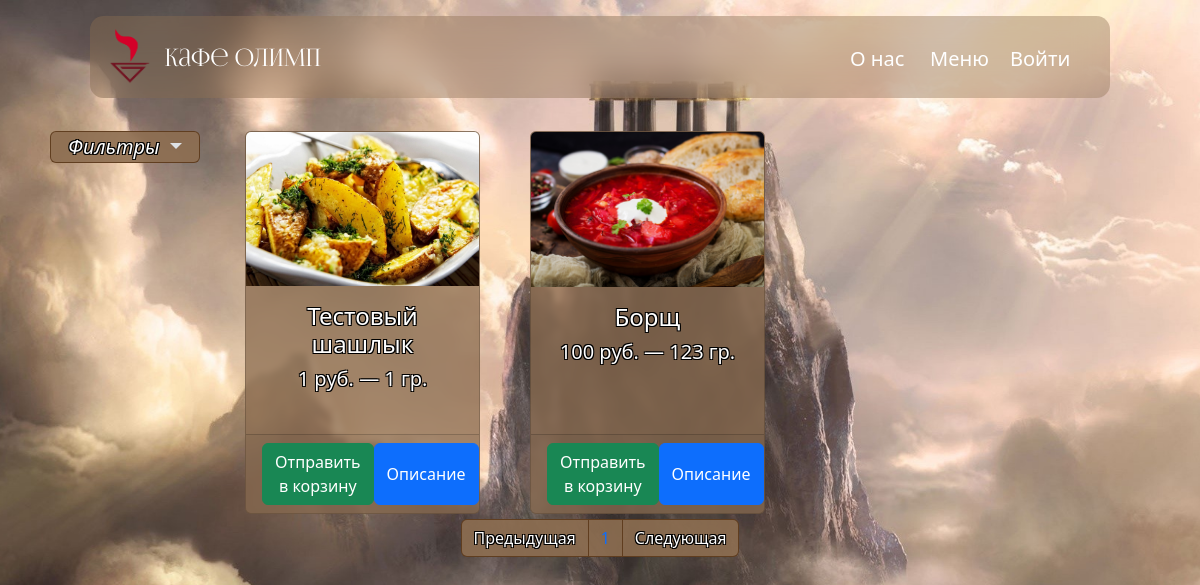
Screenshot of /products/ with the database file from the repository.
### products/models.py (models this page shows, shortened)
class Product(models.Model):
    name = models.CharField(max_length=256, verbose_name="Название")
    slug = models.SlugField(max_length=200, unique=True, blank=True, null=True, verbose_name='URL')
    description = models.TextField()
    price = models.DecimalField(max_digits=8, decimal_places=0, verbose_name="Цена")  # знаки после запятой и количество цифр в цене
    weight = models.DecimalField(max_digits=8, decimal_places=0, verbose_name="Вес")  # знаки после запятой и количество цифр в весе
    on_or_off = models.BooleanField(default=True, verbose_name="Продаётся")
    image = models.ImageField(upload_to='products_images')
    category = models.ForeignKey(to=ProductCategory, on_delete=models.PROTECT, verbose_name="Категория")
    class Meta:
        db_table = 'product'
        verbose_name = 'Продукт'
        verbose_name_plural = 'Продукты'
        ordering = ("id",)

### products/views.py (the view)
# urls.py: path('products/', include('products.urls', namespace='products')),
def products(request, category_id=1, page_number=1):
    if category_id:
        category = ProductCategory.objects.get(id=category_id)
        if category == ProductCategory.objects.get(id=1):
            products = Product.objects.all().filter(on_or_off=True)
        else:
            products = Product.objects.filter(category=category).filter(on_or_off=True)
    else:
        products = Product.objects.all().filter(on_or_off=True)
    per_page = 6
    paginator = Paginator(products, per_page)
    products_paginator = paginator.page(page_number)
    products_value = products.count()
    if request.user.is_authenticated:
        context = {'title': 'Меню - Кафе Олимп',
                   'products': products_paginator,
                   'categoryes': ProductCategory.objects.all(),
                   'baskets': Basket.objects.filter(user=request.user),
                   'products_value': products_value,
                   }
    else:
        context = {'title': 'Меню - Кафе Олимп',
                   'products': products_paginator,
                   'categoryes': ProductCategory.objects.all(),
                   'products_value': products_value,
                   }
    return render(request, 'products/products.html', context)

### products/templates/products/products.html (shortened to what this page needs)
<!DOCTYPE html>
<html lang="ru">
{% extends 'products/base.html' %}
{% load static %}
{% block css %}
<link rel="stylesheet" href="{% static '/css/products.css' %}">
{% endblock %}
{% block content %}
<head>
</head>
<div class="container">
    <h1>&nbsp;</h1>
    <div class="row">
        <div class="col-lg-2">
            <div class="dropdown card text-center " data-bs-theme="dark" id="dropdown_1">
                <a class="nav-link active dropdown-toggle" href="#" id="navbarDropdown" role="button"
                       data-bs-toggle="dropdown" aria-expanded="false">
                        <i id="filters_1">Фильтры </i>
                </a>
            </div>
        </div>
        <div class="col-lg-9">
            {% if products_value == 0 %}
            <div class="mb-4 text-center">
                <h1>В этой категории либо нет блюд, либо они закончились</h1>
            </div>
            {% else %}
            <div class="row">
                {% for product in products %}
                <div class="col-lg-4 col-md-6 mb-4">
                    <div class="card h-100">
                        <a>
                            <img class="card-img-top" src="{{ product.image.url }}" alt="">
                        </a>
                        <div class="card-body mx-auto">
                            <h4 class="card-title text-center">
                                <a>{{ product.name }}</a>
                            </h4>
                            <div class="text-center card-title">
                                <h5 class>{{ product.price }} руб. — {{ product.weight }} гр.</h5>
                            </div>
                        </div>
                        <div class="card-footer text-center d-flex justify-content-between">
                            {% if user.is_authenticated %}
                            <a class="btn btn-success add-to-basket" href="{% url 'products:basket_add' %}"
                               data-product-id="{{product.id}}">
                                Отправить в корзину
                            </a>
                            {% else %}
                            <a class="btn btn-success add-to-basket" href="{% url 'products:basket_none' %}">
                                Отправить в корзину
                            </a>
                            {% endif %}
                            <button type="button" id="modalButton" class="btn btn-primary"
                                    data-product-id="{{product.id}}" href="{% url 'products:product_details' %}">
                                Описание
                            </button>
                        </div>
                    </div>
                </div>
                {% endfor %}
            </div>
            {% endif %}
        </div>
        <nav aria-label="Page navigation example ">
            <ul class="pagination justify-content-center">
                <li class="page-item {% if not products.has_previous %} disabled {% endif %}">
                    <a class="page-link"
                       href="{% if products.has_previous %} {% url 'products:paginator' products.previous_page_number %} {% else %} # {% endif %}"
                       tabindex="-1" aria-disabled="true" id="pred">Предыдущая
                    </a>
                </li>
                {% for page in products.paginator.page_range %}
                <li class="page-item">
                    <a class="page-link" href="{% url 'products:paginator' page %}">
                    </a>
                </li>
                {% endfor %}
                <li class="page-item {% if not products.has_next %} disabled {% endif %}">
                    <a class="page-link"
                       href="{% if products.has_next %} {% url 'products:paginator' products.next_page_number %} {% else %} # {% endif %}"
                       id="sled">Следующая
                    </a>
                </li>
            </ul>
        </nav>
    </div>
</div>
{% endblock %}

### static_dev/css/base.css (style rules this page uses)
body { background: url("../img/wallpaper.jpg") no-repeat center top fixed; -webkit-background-size: cover; -moz-background-size: cover; background-size: cover; -o-background-size: cover; padding-top: 56px; font-size: 20px; }

### static_dev/css/products.css (style rules this page uses)
.card { margin-top: 1.2rem; margin-left: auto; margin-right: auto; max-width: 90%; backdrop-filter: blur(0.2rem); background-color: rgb(141 110 82 / 75%) !important; }
.card-title { color: white !important; text-shadow: -1px -1px 0 #000, 1px -1px 0 #000, -1px 1px 0 #000, 1px 1px 0 #000; }
#filters_1 { color: white !important; text-shadow: -1px -1px 0 #000, 1px -1px 0 #000, -1px 1px 0 #000, 1px 1px 0 #000; }
#dropdown_1 { z-index: 9997; background-color: rgb(141 110 82 / 90%) !important; border-color: rgb(92 57 27 / 90%) !important; margin-top: 1.2rem; }
.page-link { background-color: rgb(141 110 82 / 90%) !important; border-color: rgb(92 57 27 / 90%) !important; }
#pred { color: white !important; text-shadow: -1px -1px 0 #000, 1px -1px 0 #000, -1px 1px 0 #000, 1px 1px 0 #000; }
#sled { color: white !important; text-shadow: -1px -1px 0 #000, 1px -1px 0 #000, -1px 1px 0 #000, 1px 1px 0 #000; }

### rows the page displays
Product: image (picture), name "Тестовый шашлык", price "1", weight "1"
Product: image (picture), name "Борщ", price "100", weight "123"
